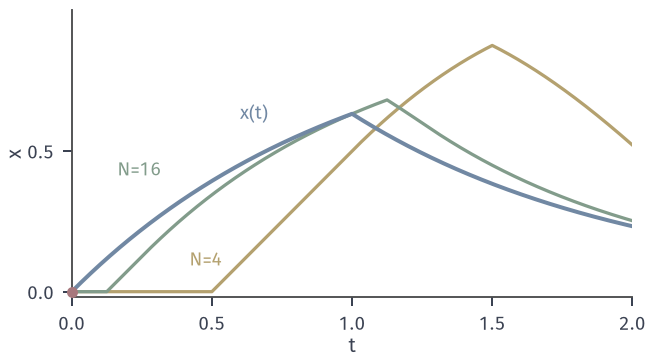

Reproduce this figure in Python.
from pathlib import Path
import sys
sys.path.insert(0,str(Path(__file__).resolve().parents[1]/"odeex-common"))
from odeex_common import *
HERE=Path(__file__).resolve().parent

# Delayed approximations y_N for x'=-x+g(t), x(0)=0, g=1 on [0,1), 0 after.
fig,ax=figure(width_mm=92,height_mm=50)
panel(fig,.11,.97,.97,.16)
d=2.; g=lambda s:(s<1.)*1.
n=4000; t=np.linspace(0,d,n+1); dt=t[1]-t[0]
def delay(N):
    lag=int(round(n/N)); y=np.zeros(n+1); F=np.zeros(n+1)
    # F[i]=int_0^{t_i} f(s,y(s)) ds by the left rectangle rule, y[i]=F[i-lag]
    for i in range(n):
        y[i+1]=F[i+1-lag] if i+1>=lag else 0.
        F[i+1]=F[i]+dt*(-y[i]+g(t[i]))
    return y
for N,c,ls in ((4,YELLOW,'-'),(16,GREEN,'-')):
    ax.plot(t,delay(N),color=c,lw=1.3,ls=ls,zorder=3)
x=np.where(t<=1,1-np.exp(-t),(1-np.exp(-1))*np.exp(-(t-1))); ax.plot(t,x,color=BLUE,lw=1.6,zorder=4); dot(ax,0,0)
ax.text(.42,.08,'N=4',color=YELLOW,fontsize=7.5,ha='left',va='bottom'); ax.text(.32,.40,'N=16',color=GREEN,fontsize=7.5,ha='right',va='bottom')
ax.text(.7,.60,'x(t)',color=BLUE,fontsize=7.5,ha='right',va='bottom')
ax.set_xlim(0,2); ax.set_ylim(-.02,1.0); ax.set_xticks([0,.5,1,1.5,2]); ax.set_yticks([0,.5]); ax.set_xlabel('t',labelpad=1); ax.set_ylabel('x',labelpad=1)
save(fig,HERE,'figure',{'delta':2,'N':[4,16]})
